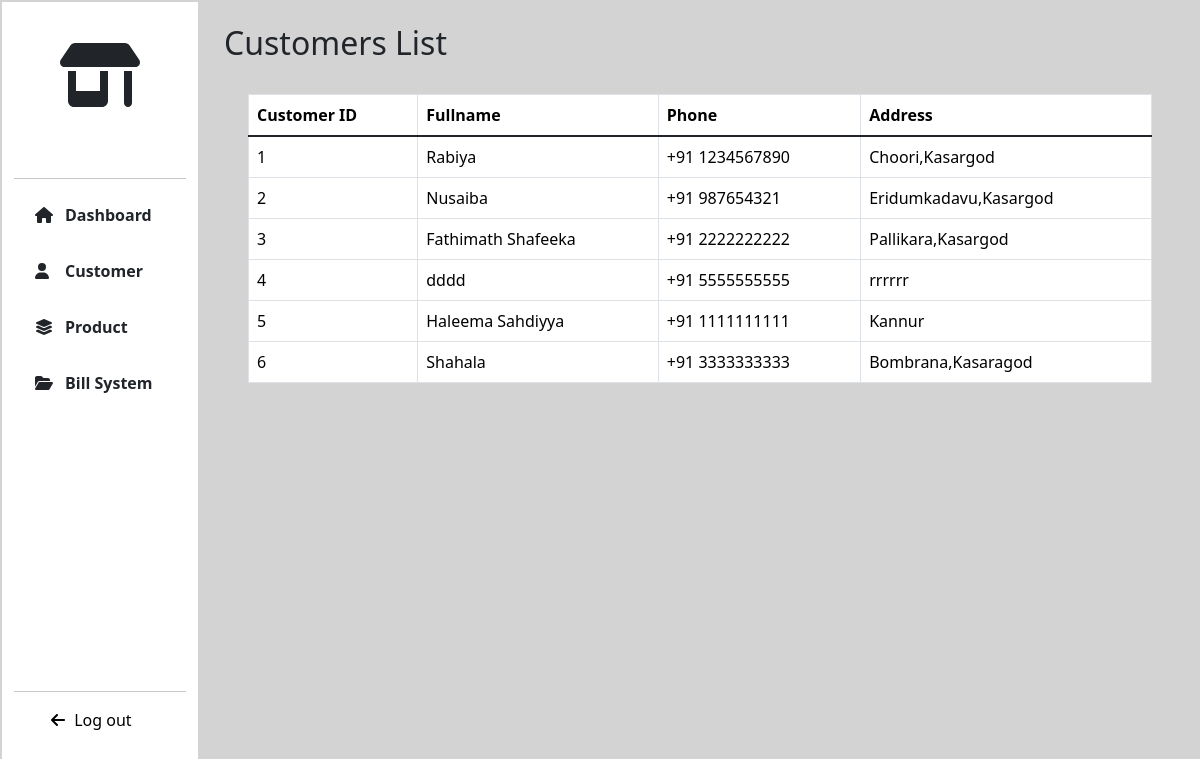
Page /CUSTOMER/ (signed in) on the earlier database version.
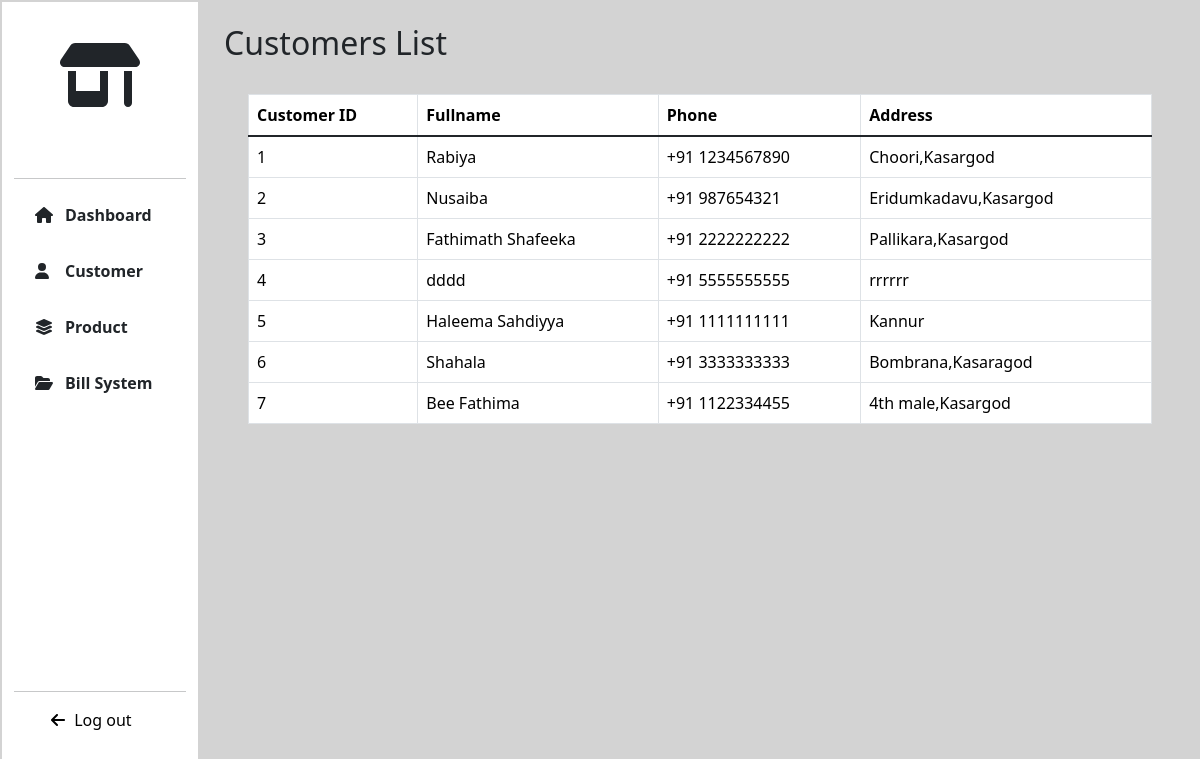
Same page on the later database version.
### CUSTOMER/models.py (models this page shows, shortened)
class Customer(models.Model):
    fullname=models.CharField(max_length=255)
    phone=models.IntegerField()
    address=models.TextField()

### CUSTOMER/views.py (the view)
# urls.py: path('',views.customers,name="customers"),
@login_required
def customers(request):
    customers=Customer.objects.all()
    return render(request,"customers.html",locals())

### Templates/customers.html (shortened to what this page needs)
{% extends 'extends.html' %}
{% load static %}
{% block link %}
<link rel="stylesheet" href="{% static '/CSS/product.css' %}">
{% endblock %}
{% block content %}
<div class="col-lg-10 col-md-9 col-sm-9 page-col p-4">
   <h2>Customers List</h2>
   {% if customers %}
    <div class="table-div p-4">
        <div class="table-responsive" >
        <table class="table table-hover table-bordered">
            <thead>
                <tr>
                    <th scope="col">Customer ID</th>
                    <th scope="col">Fullname</th>
                    <th scope="col">Phone</th>
                    <th scope="col">Address</th>
                </tr>
                </thead>
                <tbody class="table-group-divider">
                {% for customer in customers %}
                    <tr>
                        <td class="text-nowrap">{{ customer.id }}</td>
                        <td class="text-nowrap">{{ customer.fullname }}</td>
                        <td class="text-nowrap">+91 {{ customer.phone }}</td>
                        <td class="text-nowrap">{{ customer.address }}</td>
                    </tr>
                {% endfor %}
                </tbody>
        </table>
        </div>
    </div>
   {% else %}
    <div class="else">
            <div class="p-4 text-center text-box">
            <h4>No Customer found!</h4>
            </div>
    </div>
   {% endif %}
</div>
{% endblock %}

Differences in the rows shown:
added Customer: id "7", fullname "Bee Fathima", phone "1122334455", address "4th male,Kasargod"
